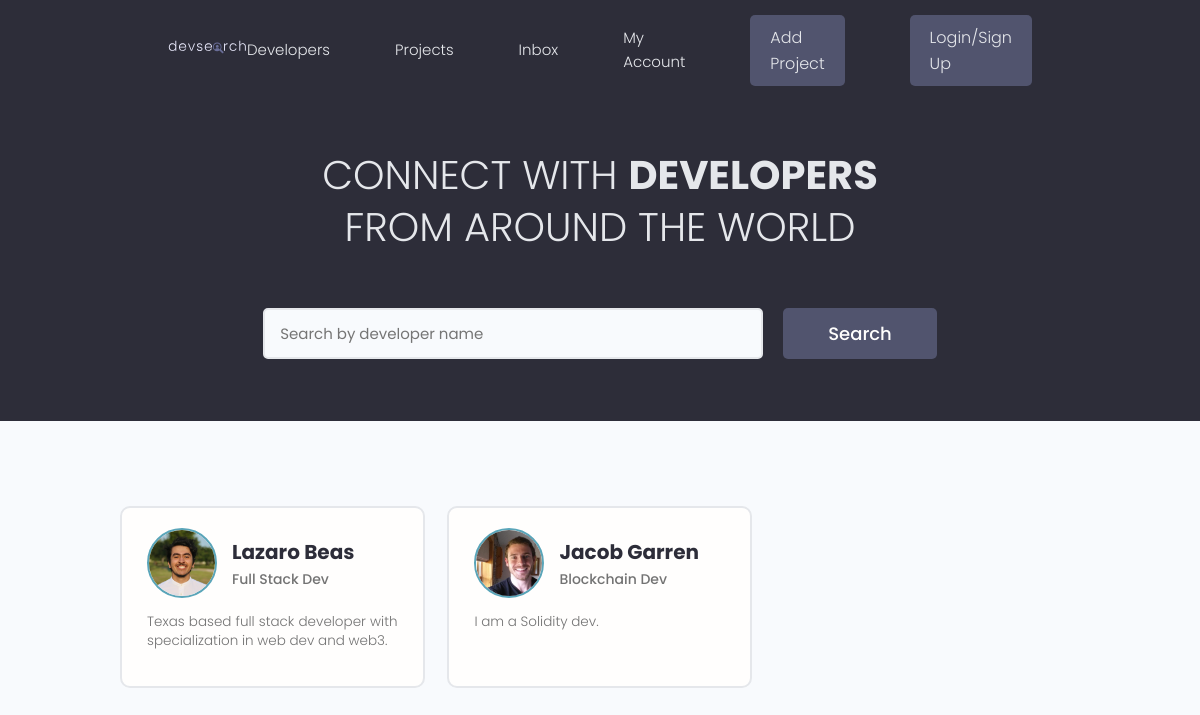
The app's page /, older data.
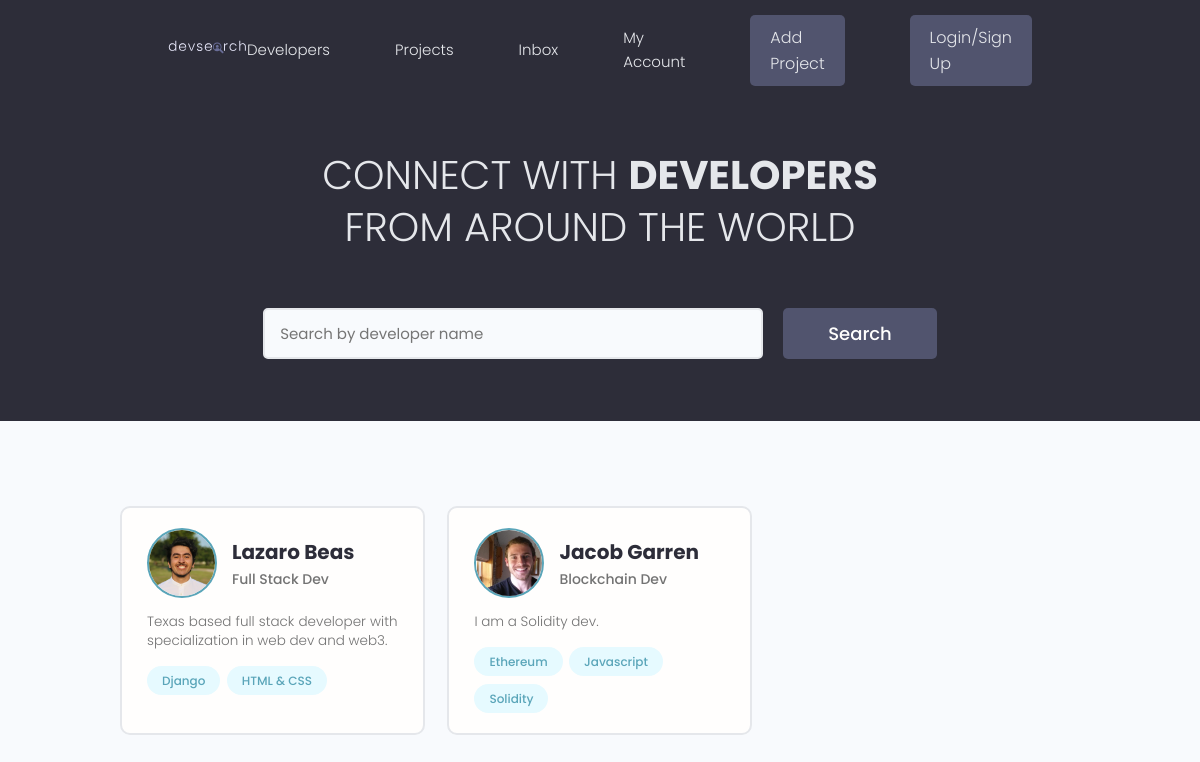
The same page, newer data.
### users/models.py (models this page shows, shortened)
class Profile(models.Model):
    user = models.OneToOneField(User, on_delete=models.CASCADE, null=True, blank=True)
    username = models.CharField(max_length=200, blank=True, null=True)
    loacation = models.CharField(max_length=200, blank=True, null=True)
    name = models.CharField(max_length=200, blank=True, null=True)
    email = models.EmailField(max_length=300, blank=True, null=True)
    pitch = models.CharField(max_length=200, blank=True, null=True)
    bio = models.TextField(blank=True, null=True)
    profile_image = models.ImageField(null=True, blank=True, upload_to='profile-pics/', default='profile-pics/user-default.png',)
    social_github = models.CharField(max_length=200, blank=True, null=True)
    social_twitter = models.CharField(max_length=200, blank=True, null=True)
    social_linkedin = models.CharField(max_length=200, blank=True, null=True)
    created = models.DateTimeField(auto_now_add=True)
    id = models.UUIDField(default=uuid.uuid4, unique=True, primary_key=True, editable=False)

class Skill(models.Model):
    owner = models.ForeignKey(Profile, on_delete=models.CASCADE, null=True, blank=True,)
    name = models.CharField(max_length=200, blank=True, null=True)
    description = models.TextField(blank=True, null=True)
    id = models.UUIDField(default=uuid.uuid4, unique=True, primary_key=True, editable=False,)
    def __str__(self):
        return(self.name)

### users/views.py (the view)
# urls.py: path('', views.profiles, name='profiles'),
def profiles(request):
    profiles = Profile.objects.all()
    context = {'profiles': profiles}
    return render(request, 'users/profiles.html', context)

### users/templates/users/profiles.html (shortened to what this page needs)
<!DOCTYPE html>
<html lang="en">
<head>
</head>
<body>
{% extends 'main.html' %}
{% block content %}
<main class="home">
    <section class="hero-section text-center">
      <div class="container container--narrow">
        <div class="hero-section__box">
          <h2>CONNECT WITH <span>DEVELOPERS</span></h2>
          <h2>FROM AROUND THE WORLD</h2>
        </div>
        <div class="hero-section__search">
          <form class="form" action="#" method="get">
            <div class="form__field">
              <input class="input input--text" id="formInput#search" type="text" name="text"
                placeholder="Search by developer name" />
            </div>
            <input class="btn btn--sub btn--lg" type="submit" value="Search" />
          </form>
        </div>
      </div>
    </section>
    <section class="devlist">
      <div class="container">
        <div class="grid grid--three">
            {% for profile in profiles %}
          <div class="column card">
            <div class="dev">
              <a href="{% url 'user-profile' profile.id %}" class="card__body">
                <div class="dev__profile">
                  <img class="avatar avatar--md" src="{{ profile.profile_image.url }}" alt="image" />
                  <div class="dev__meta">
                    <h3>{{ profile.name}}</h3>
                    <h5>{{ profile.pitch | slice:"60"}}</h5>
                  </div>
                </div>
                <p class="dev__info">
                  {{ profile.bio | slice:"150"}}
                </p>
                <div class="dev__skills">
                    {% for skill in profile.skill_set.all %}
                  <span class="tag tag--pill tag--main">
                    <small>{{ skill }}</small>
                  </span>
                    {% endfor %}
                </div>
              </a>
            </div>
          </div>
            {% endfor %}
        </div>
      </div>
    </section>
  </main>
{% endblock %}

Row changes from the older to the newer data that the page shows:
added Skill: name "Django", shown under Profile "Lazaro Beas"
added Skill: name "HTML & CSS", shown under Profile "Lazaro Beas"
added Skill: name "Ethereum", shown under Profile "Jacob Garren"
added Skill: name "Javascript", shown under Profile "Jacob Garren"
added Skill: name "Solidity", shown under Profile "Jacob Garren"
